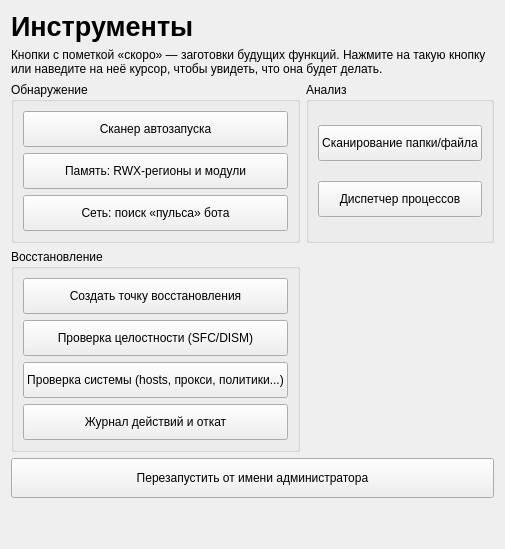
<?xml version="1.0" encoding="UTF-8"?>
<ui version="4.0">
 <class>ToolsPage</class>
 <widget class="QWidget" name="ToolsPage">
  <layout class="QVBoxLayout" name="mainLayout">
   <item>
    <widget class="QLabel" name="lblTitle">
     <property name="styleSheet"><string notr="true">font-size: 20pt; font-weight: 600;</string></property>
     <property name="text"><string>Инструменты</string></property>
    </widget>
   </item>
   <item>
    <widget class="QLabel" name="lblHint">
     <property name="text"><string>Кнопки с пометкой «скоро» — заготовки будущих функций. Нажмите на такую кнопку или наведите на неё курсор, чтобы увидеть, что она будет делать.</string></property>
     <property name="wordWrap"><bool>true</bool></property>
    </widget>
   </item>
   <item>
    <layout class="QGridLayout" name="gridGroups">
     <item row="0" column="0">
      <widget class="QGroupBox" name="groupDetect">
       <property name="title"><string>Обнаружение</string></property>
       <layout class="QVBoxLayout" name="layoutDetect">
        <item><widget class="QPushButton" name="btnAutoruns"><property name="minimumSize"><size><width>0</width><height>36</height></size></property><property name="text"><string>Сканер автозапуска</string></property></widget></item>
        <item><widget class="QPushButton" name="btnMemoryDeep"><property name="minimumSize"><size><width>0</width><height>36</height></size></property><property name="text"><string>Память: RWX-регионы и модули</string></property></widget></item>
        <item><widget class="QPushButton" name="btnNetBeacon"><property name="minimumSize"><size><width>0</width><height>36</height></size></property><property name="text"><string>Сеть: поиск «пульса» бота</string></property></widget></item>
       </layout>
      </widget>
     </item>
     <item row="0" column="1">
      <widget class="QGroupBox" name="groupAnalysis">
       <property name="title"><string>Анализ</string></property>
       <layout class="QVBoxLayout" name="layoutAnalysis">
        <item><widget class="QPushButton" name="btnFileAnalyzer"><property name="minimumSize"><size><width>0</width><height>36</height></size></property><property name="text"><string>Сканирование папки/файла</string></property></widget></item>
        <item><widget class="QPushButton" name="btnProcessManager"><property name="minimumSize"><size><width>0</width><height>36</height></size></property><property name="text"><string>Диспетчер процессов</string></property></widget></item>
       </layout>
      </widget>
     </item>
     <item row="1" column="0">
      <widget class="QGroupBox" name="groupRecovery">
       <property name="title"><string>Восстановление</string></property>
       <layout class="QVBoxLayout" name="layoutRecovery">
        <item><widget class="QPushButton" name="btnRestorePoint"><property name="minimumSize"><size><width>0</width><height>36</height></size></property><property name="text"><string>Создать точку восстановления</string></property></widget></item>
        <item><widget class="QPushButton" name="btnSfcDism"><property name="minimumSize"><size><width>0</width><height>36</height></size></property><property name="text"><string>Проверка целостности (SFC/DISM)</string></property></widget></item>
        <item><widget class="QPushButton" name="btnSystemChecks"><property name="minimumSize"><size><width>0</width><height>36</height></size></property><property name="text"><string>Проверка системы (hosts, прокси, политики...)</string></property></widget></item>
        <item><widget class="QPushButton" name="btnUndoJournal"><property name="minimumSize"><size><width>0</width><height>36</height></size></property><property name="text"><string>Журнал действий и откат</string></property></widget></item>
       </layout>
      </widget>
     </item>
    </layout>
   </item>
   <item>
    <widget class="QPushButton" name="btnRelaunchAdmin">
     <property name="minimumSize"><size><width>0</width><height>40</height></size></property>
     <property name="toolTip"><string>Программа будет перезапущена с правами администратора (запрос UAC). Кнопка видна только без прав администратора.</string></property>
     <property name="text"><string>Перезапустить от имени администратора</string></property>
    </widget>
   </item>
   <item>
    <spacer name="verticalSpacer"><property name="orientation"><enum>Qt::Vertical</enum></property><property name="sizeHint" stdset="0"><size><width>20</width><height>40</height></size></property></spacer>
   </item>
  </layout>
 </widget>
 <resources/>
 <connections/>
</ui>
